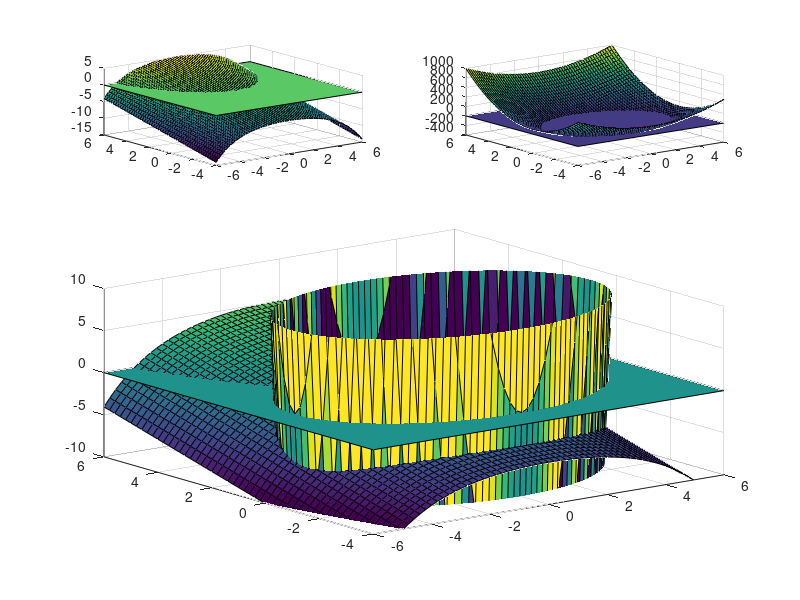

Here is the MATLAB script that generated this plot:
clear all;
clf;

f1 = @(x,y)y - (1/2)*(exp(x/2) + exp(-x/2));
f2 = @(x,y)9*x.^2 + 25*y.^2 - 225;

[x,y] = meshgrid(-6:0.2:6, -4:0.2:6);
z1 = reshape(f1(x(:), y(:)), size(x));
z2 = reshape(f2(x(:), y(:)), size(x));

subplot(3,2,1);
surf(x,y,z1);
hold on;
surf([-6,6; -6,6], [-4,-4;6,6], [0,0;0,0]);

subplot(3,2,2);
surf(x,y,z2);
hold on;
surf([-6,6;-6,6], [-4,-4;6,6;], [0,0;0,0]);

subplot(3,2,[3,4,5,6]);
surf(x,y,z1);
hold on;
surf(x,y,z2);
hold on;
surf([-6,6;-6,6], [-4,-4;6,6], [0,0;0,0]);
caxis([-10,10]);
zlim([-10,10]);